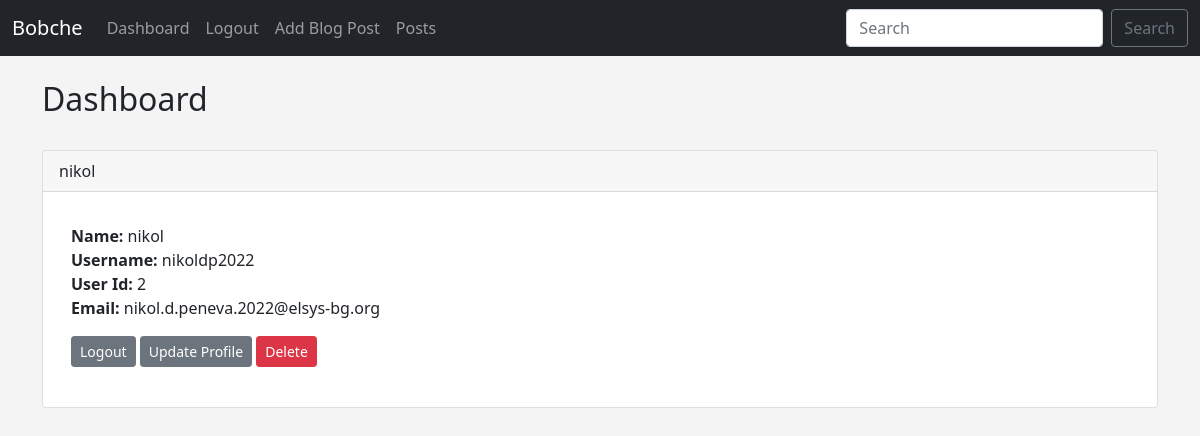
/dashboard (signed in), run on the app's committed database.
### app.py (models this page shows, shortened)
class Users(db.Model, UserMixin):
    id = db.Column(db.Integer, primary_key=True)
    username = db.Column(db.String(20), nullable=False, unique=True)
    name = db.Column(db.String(200), nullable=False)
    email = db.Column(db.String(120), nullable=False, unique=True)
    password_hash = db.Column(db.String(128))
    posts = db.relationship('Posts', backref='poster')
    comments = db.relationship("Comment", backref='poster')
    @property
    def password(self):
        raise AttributeError('password is not a readable attribute')

### app.py (the view, shortened to what this page needs)
@app.route('/dashboard', methods=['GET', 'POST'])
@login_required
def dashboard():
	form = UserForm()
	id = current_user.id
	name_to_update = Users.query.get_or_404(id)
	return render_template('dashboard.html')

### webforms.py
class UserForm(FlaskForm):
	name = StringField("Name", validators=[DataRequired()])
	username = StringField("Username", validators=[DataRequired()])
	email = StringField("Email", validators=[DataRequired()])
	password_hash = PasswordField('Password', validators=[DataRequired(), EqualTo('password_hash2', message='Passwords Must Match!')])
	password_hash2 = PasswordField('Confirm Password', validators=[DataRequired()])
	submit = SubmitField("Submit")

class SearchForm(FlaskForm):
	searched = StringField("Searched", validators=[DataRequired()])
	submit = SubmitField("Submit")

### app.py (called while the page is built)
@login_manager.user_loader
def load_user(user_id):
	return Users.query.get(int(user_id))

@app.context_processor
def base():
	form = SearchForm()
	return dict(form=form)

### templates/dashboard.html (shortened to what this page needs)
{% extends 'base.html' %}
{% block content %}
	<h2>Dashboard</h2>
	<br/>
	<div class="card">
  <div class="card-header">
    {{ current_user.name }}
  </div>
  <div class="card-body">
    <p class="card-text">
<div class="container">
	<div class="row">
		<div class="col-8">
    <strong>Name:</strong>
	{{ current_user.name }}<br/>
	<strong>Username:</strong>
	{{ current_user.username }}<br/>
	<strong>User Id:</strong>
	{{ current_user.id }}<br/>
	<strong>Email:</strong>
	{{ current_user.email }}<br/>
    </p>
    <a href="{{ url_for('logout')}}" class="btn btn-secondary btn-sm">Logout</a>
    <a href="{{ url_for('update', id=current_user.id)}}" class="btn btn-secondary btn-sm">Update Profile</a>
    <a href="{{ url_for('delete', id=current_user.id)}}" class="btn btn-danger btn-sm">Delete</a>
    <br/><br/>
	</div>
	</div>
	</div>
<br/>
{% endblock %}

### static/style.css (style rules this page uses)
body { background: #f4f4f4; }

### data on the page
Users: name "nikol", username "nikoldp2022", id "2", email "nikol.d.peneva.2022@elsys-bg.org"
